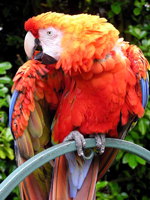
#> input picture rgb_image.jpg, 150 x 200 px
$ python project2-code1.py
#> lines starting #> are read from the running program, lines starting #| are printed output that depends on the picture
import matplotlib.pyplot as plt
from skimage import io, color

# Lire l'image ((l'originale en couleur )
original_image = io.imread("rgb_image.jpg")
#> original_image is the input picture: shape (200, 150, 3); mean R, G, B 131.2, 79.2, 57.1

# Convertir en niveaux de gris
gray_image = color.rgb2gray(original_image)
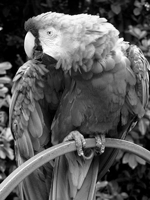
#> gray_image: shape (200, 150) float64; min 0, max 1, mean 0.348

# Afficher les deux images
fig, axes = plt.subplots(1, 2, figsize=(10, 5))

axes[0].imshow(original_image)
axes[0].set_title("Image originale")
axes[0].axis("off") #enlève les axes pour une meilleure visualisation.

axes[1].imshow(gray_image, cmap="gray")
axes[1].set_title("Image en niveaux de gris")
axes[1].axis("off") #enlève les axes pour une meilleure visualisation.

plt.show()
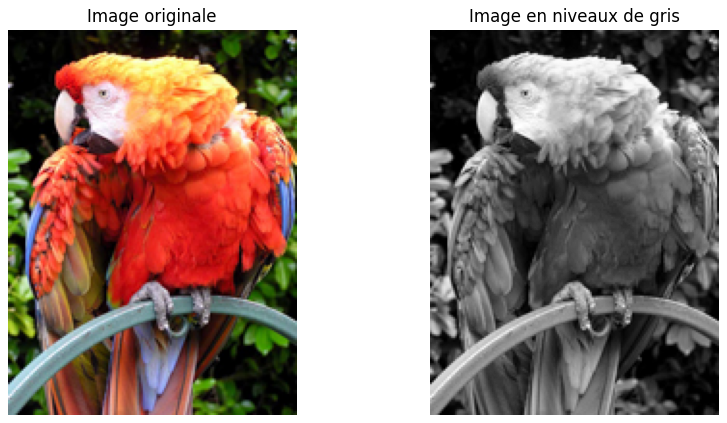
#> figure drawn by matplotlib, 2 panels
